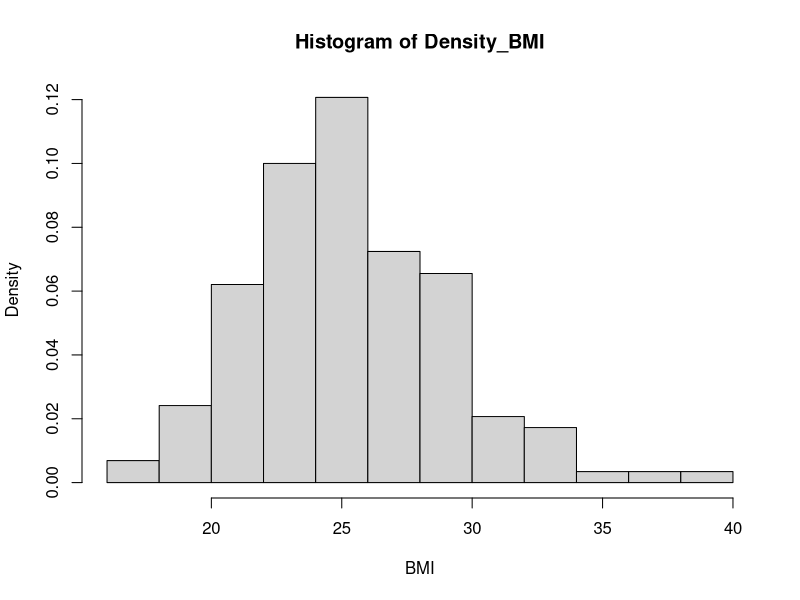

Recreate this plot in R. (Note: this script raises an error after producing the figure.)

###########################################################################
## Sæt working directory

## I RStudio kan man nemt sætte working directory med menuen 
## "Session -> Set Working Directory -> To Source File Location" 
## Bemærk: i R bruges kun "/" til separering i stier 
## (altså ingen backslash).
setwd("C:\\Users\\bruger\\Desktop\\Mapper\\BMI Projekt\\bmi1")


###########################################################################
## Indlæs data

## Indlæs data fra bmi1_data.csv
D <- read.table("bmi1_data.csv", header=TRUE, sep=";", as.is=TRUE)


###########################################################################
## Simpel opsummering af data

## Dimensionen af D (antallet af rækker og søjler)
dim(D)
## Søjle-/variabelnavne
names(D)
## De første rækker/observationer
head(D)
## De sidste rækker/observationer
tail(D)
## Udvalgte opsummerende størrelser
summary(D)
## En anden type opsummering af datasættet
str(D)


###########################################################################
## Beregn BMI

## Beregn BMI og tilføj som ny variabel i D
Density_BMI <- D$weight/(D$height/100)^2


###########################################################################
## Histogram (empirisk tæthed)

## Histogram der beskriver den empiriske tæthed for BMI
## (histogram for BMI normaliseret så arealet er lig 1)
hist(Density_BMI, xlab="BMI", prob=TRUE)


###########################################################################
## Deldatasæt vha. 'subset'

## Opdel i to deldatasæt (hhv. kvinder og mænd)
Dfemale <- subset(D, gender == 0)
Dmale <- subset(D, gender == 1)


###########################################################################
## Density histogrammer for kvinder hhv. mænd

## Density histogrammer der beskriver den empiriske
## tæthed for BMI for hhv. kvinder og mænd
hist(Dfemale$bmi,main = "Histogram of Density Females BMI", xlab="BMI (kvinder)", col = "red", prob=TRUE)
hist(Dmale$bmi, main = "Histogram of Density Males BMI", xlab="BMI (mænd)", col = "blue" , prob=TRUE)


###########################################################################
## Boxplot opdelt efter køn

## Boxplot af BMI opdelt efter køn
boxplot(Dfemale$bmi, Dmale$bmi, names=c("Kvinder", "Mænd"), 
        xlab="Køn", col=c('red','blue'), ylab="BMI")


###########################################################################
## Opsummerende størrelser for BMI

## Antal observationer i alt
## (medregner ej eventuelle manglende værdier)
sum(!is.na(D$bmi))
## Antal observationer for kvinder
sum(!is.na(Dfemale$bmi))
## Antal observationer for mænd
sum(!is.na(Dmale$bmi))
## Stikprøvegennemsnit (ej kønsopdelt)
mean(D$bmi, na.rm=TRUE)
## Stikprøvevarians (ej kønsopdelt)
var(D$bmi, na.rm=TRUE)
## Stikprøvegennemsnit for kvinder
mean(Dfemale$bmi, na.rm = TRUE)
## Stikprøvevarians for kvinder
var(Dfemale$bmi, na.rm = TRUE)
## Stikprøvegennemsnit for mænd
mean(Dmale$bmi, na.rm = TRUE)
## Stikprøvevarians for mænd
var(Dmale$bmi, na.rm = TRUE)
## Standardafvigelse i alt
sd (D$bmi)
## Standardafvigelse for kvinder
sd (Dfemale$bmi, na.rm = TRUE)
## Standardafvigelse for mænd
sd (Dmale$bmi, na.rm = TRUE)
## Nedre Kvartil Øvre Kvartil og Median i alt
summary(D$bmi)
## Nedre Kvartil Øvre Kvartil og Median for kvinder
summary(Dfemale$bmi)
## Nedre Kvartil Øvre Kvartil og Median for mænd
summary (Dmale$bmi)
## osv. 
##
## Argumentet 'na.rm=TRUE' sørger for at størrelsen
## udregnes selvom der eventuelt er manglende værdier


###########################################################################
## qq-plot til modelkontrol

## Ny variabel 'logbmi' med log-transformeret BMI
D$logbmi <- log(D$bmi)
## qq-plot for log-transformeret BMI
qqnorm(D$logbmi)
qqline(D$logbmi)


###########################################################################
## T-test for en enkelt stikprøve

## T-test for en enkelt stikprøve foretaget på log-transformeret BMI
t.test(D$logbmi, mu=log(25))


###########################################################################
## Konfidensinterval (KI) for middelværdi og median

## Udtag data kun for kvinder
Dfemale <- subset(D, gender == 0)
## KI for middelværdien af log-BMI for kvinder
KI <- t.test(Dfemale$logbmi, conf.level=0.95)$conf.int
KI
## Transformer tilbage for at få KI for median BMI for kvinder
exp(KI)


###########################################################################
## Welch t-test for sammenligning af to stikprøver

## Sammenligning af logBMI for kvinder og mænd
t.test(D$logbmi[D$gender == 0], D$logbmi[D$gender == 1])


###########################################################################
## Beregning af korrelation

## Beregning af korrelation mellem udvalgte variable
cor(D[,c("weight","fastfood","bmi")], use="pairwise.complete.obs")

  
###########################################################################
## Delmængder i R

## Ekstra bemærkning om måder at udtage delmænger i R
##
## En logisk (logical) vektor med sandt (TRUE) eller falsk (FALSE) for 
## hver værdi i en kolonne i D - f.eks: Find alle kvinder i datasættet
D$gender == 0
## Vektoren kan bruges til at udtage data for kvinderne
D[D$gender == 0, ]
## Alternativt kan man bruge funktionen 'subset'
subset(D, gender == 0)
## Mere komplekse logiske udtryk kan laves, f.eks.: 
## Find alle kvinder under 55 kg
subset(D, gender == 0 & weight < 55)


###########################################################################
## Flere R-tips

## Lav en for-løkke med beregning af et par opsummerende størrelser
## og gem resultatet i en ny data.frame
Tbl <- data.frame()
for(i in 0:1){
  Tbl[i+1, "mean"] <- mean(D$bmi[D$gender == i])
  Tbl[i+1, "var"] <- var(D$bmi[D$gender == i])
}
row.names(Tbl) <- c("Kvinder","Mænd")
## Se hvad der er i Tbl
Tbl

## I R er der endnu mere kortfattede måder sådanne udregninger kan 
## udføres. For eksempel
aggregate(D$bmi, by=list(D$gender), function(x){ 
  c(mean=mean(x), var=var(x)) 
})
## Se flere smarte funktioner med: ?apply, ?aggregate og ?lapply
## og for ekstremt effektiv databehandling se f.eks. pakkerne: dplyr,
## tidyr, reshape2 og ggplot2.

## LaTeX tips:
##
## R-pakken "xtable" kan generere LaTeX tabeller og skrive dem direkte 
## ind i en fil, som derefter kan inkluderes i et .tex dokument.
## 
## R-pakken "knitr" kan anvendes meget elegant til at lave et .tex 
## dokument der inkluderer R-koden direkte i dokumentet. Dette 
## dokument og bogen er lavet med knitr.
